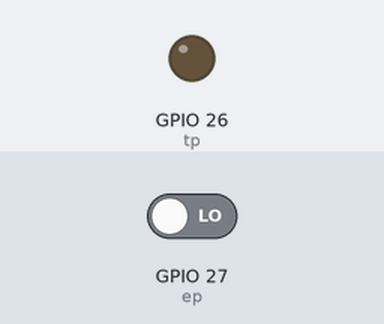
A sketch run on a simulated ESP32. On the bench: output pins drawn as LEDs (lit = HIGH). The test bench sets the inputs (shaded band); at power-on: GPIO 27 (ep) LOW. What the sketch prints to the serial monitor is not drawn.

Above: at 1.0 s.
At 7.0 s:
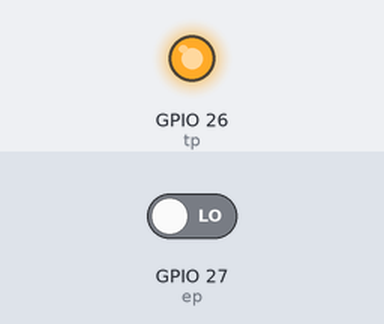
Timing chart, 0 to 17.6 s (numbered marks = the images above):
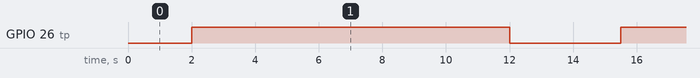

Measured:
- by itself, GPIO 26 (tp): alternates HIGH for 10.0 s and LOW for 3.5 s

The sketch:

UltrasonicDistanceSensor.ino
```cpp
#define tp 26
#define ep 27
void setup() {
  // put your setup code here, to run once:
  Serial.begin(9600);
  pinMode(tp,OUTPUT);
  pinMode(ep,INPUT);
}

void loop() {
  long distance,duration;
  digitalWrite(tp,LOW);
  delay(2000);
  digitalWrite(tp,HIGH);
  delay(10000);
  digitalWrite(tp,LOW);
  duration = pulseIn(ep,HIGH);
  distance =(duration/2)/29.1;

  if(distance>=200 ||distance<=0)
 {
  Serial.println("not in range");

 }
 else
 {
  Serial.print("DISTANCE:");
  Serial.println(distance);
 }
 delay(500);
  // put your main code here, to run repeatedly:

}
```
